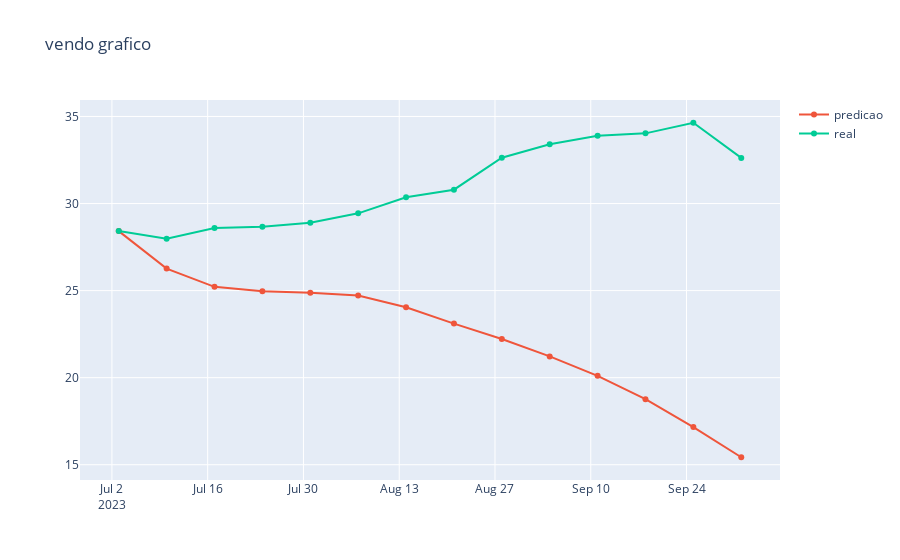

Notebook code for this chart:
### Code cell
criarGrafico(resultado_ = primeiro.df_resultado)

### Figure 1 — Plotly figure (JSON) as saved in the notebook; plotly's stock layout.template omitted (floating-point values rounded to 4 significant figures)
{"data": [{"hovertemplate": "<extra></extra>", "legendgroup": "", "marker": {"color": "#636efa", "symbol": "circle"}, "mode": "markers", "name": "", "orientation": "v", "showlegend": false, "type": "scatter", "xaxis": "x", "yaxis": "y"}, {"name": "predicao", "type": "scatter", "x": ["2023-07-03", "2023-07-10", "2023-07-17", "2023-07-24", "2023-07-31", "2023-08-07", "2023-08-14", "2023-08-21", "2023-08-28", "2023-09-04", "2023-09-11", "2023-09-18", "2023-09-25", "2023-10-02"], "y": [28.42, 26.26, 25.22, 24.96, 24.88, 24.72, 24.04, 23.11, 22.22, 21.22, 20.1, 18.77, 17.17, 15.43]}, {"name": "real", "type": "scatter", "x": ["2023-07-03", "2023-07-10", "2023-07-17", "2023-07-24", "2023-07-31", "2023-08-07", "2023-08-14", "2023-08-21", "2023-08-28", "2023-09-04", "2023-09-11", "2023-09-18", "2023-09-25", "2023-10-02"], "y": [28.42, 27.98, 28.59, 28.67, 28.9, 29.44, 30.36, 30.8, 32.63, 33.4, 33.89, 34.03, 34.64, 32.62]}], "layout": {"legend": {"tracegroupgap": 0}, "title": {"text": "vendo grafico"}, "xaxis": {"anchor": "y", "domain": [0, 1]}, "yaxis": {"anchor": "x", "domain": [0, 1]}}}
